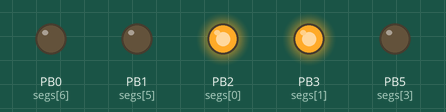
Recording of a sketch running on a simulated ATtiny85, built with avr-gcc and run on an emulated ATtiny85. On the bench: output pins drawn as LEDs (lit = HIGH). At 2.0 s the program stops and its outputs stay as they are.

Above: at 0.15 s.
At 1.15 s:
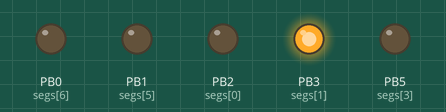
At 1.9 s:
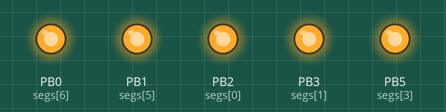
Timing chart, 0 to 3.4 s (numbered marks = the images above):
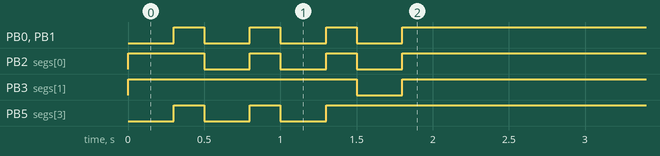

The sketch:

attiny.ino
```cpp
// #include "RTClib.h"

// RTC_DS1307 rtc;

const int anode = 8;
//                   A,B,C,D,E, F,G,DP
const int segs[8] = {2,3,7,5,10,1,0,8};

// DP,G,F,E,D,C,B,A
const unsigned char segChars[16] = {
  0b00111111, // 0
  0b00000110, // 1
  0b01011011, // 2
  0b01001111, // 3
  0b01100110, // 4
  0b01101101, // 5
  0b01111101, // 6
  0b00000111, // 7
  0b01111111, // 8
  0b01100111, // 9
  0b01110111, // A
  0b01111100, // B
  0b00111001, // C
  0b01011110, // D
  0b01111001, // E
  0b01110001  // F
};

void display(char c) {
  for (char i=0; i<8; i++) {
    digitalWrite(segs[i], (c & (1<<i)) ? LOW : HIGH);
  }
}

void flash(char c) {
  display(c);
  delay(300);
  display(0);
  delay(200);
}

void sleep() {
  while(1);
}

// the setup routine runs once when you press reset:
void setup() {
  pinMode(anode, OUTPUT);
  digitalWrite(anode, HIGH);

  for (char i=0; i<8; i++) {
    pinMode(segs[i], OUTPUT);
    digitalWrite(segs[i], HIGH);
  }

  // if (! rtc.begin()) {
  //   flash(segChars[0xE]);
  //   flash(segChars[0xE]);
  //   flash(segChars[0xE]);
  //   sleep();
  // }

  // if (! rtc.isrunning()) {
  //   // Serial.println("RTC is NOT running, let's set the time!");
  //   // When time needs to be set on a new device, or after a power loss, the
  //   // following line sets the RTC to the date & time this sketch was compiled
  //   rtc.adjust(DateTime(F(__DATE__), F(__TIME__)));
  //   flash(0b10000000);
  // }

  // DateTime now = rtc.now();
  // flash(segChars[now.hour()/10]);
  // flash(segChars[now.hour()%10]);
  // flash(segChars[now.minute()/10]);
  // flash(segChars[now.minute()%10]);

  flash(segChars[0xB]);
  flash(segChars[0xE]);
  flash(segChars[0xE]);
  flash(0b01110011);

  sleep();
}

void loop() {}
```

Measured:
- by itself, PB0 (segs[6]), PB1 (segs[5]): alternates HIGH for 0.20 s and LOW for 0.30 s, 7 changes in all, then stays HIGH
- by itself, PB2 (segs[0]): repeats every 0.50 s: LOW 0.30 s, HIGH 0.20 s, until it stays HIGH from 1.8 s
- by itself, PB3 (segs[1]): LOW → HIGH at 0.00 s, → LOW 1.5 s later, → HIGH 0.30 s later
- by itself, PB5 (segs[3]): alternates HIGH for 0.20 s and LOW for 0.30 s, 5 changes in all, then stays HIGH
